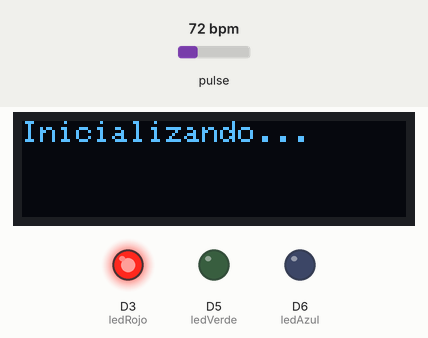
Simulated run of this sketch. Board: Arduino Nano 33 IoT. Shown: 128×32 one-colour display, output pins drawn as LEDs (lit = HIGH). Dashed ring = blinking. The test bench sets the inputs (shaded band); at power-on: pulse 72 bpm. Nothing arrives over Bluetooth unless stated; a phone connects over Bluetooth LE 3 s after start; what the sketch prints to the serial monitor is not drawn.

Above: at 2.1 s.
At 6.3 s:
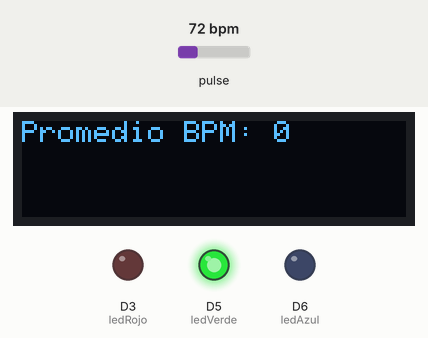
6.4 s: pulse set to 130 bpm
At 7.5 s:
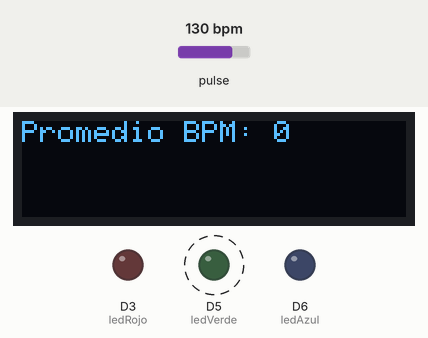
9.4 s: pulse set to 70 bpm
At 12.1 s:
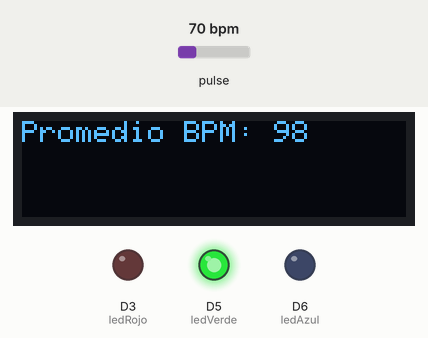
Timing chart, 0 to 13.6 s (numbered marks = the images above; inputs shaded):
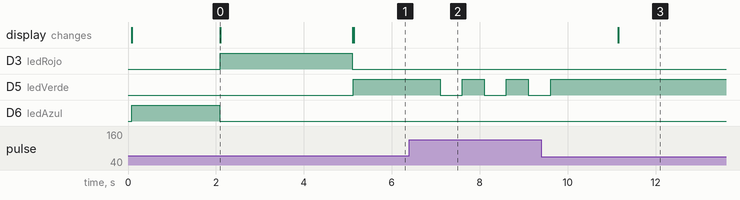

The sketch:

HeartRate_V2_BLE.ino
```cpp
#include "MAX30105.h"
#include "heartRate.h"
#include <SPI.h>
#include <Wire.h>
#include <ArduinoBLE.h>
#include <Adafruit_GFX.h>
#include <Adafruit_SSD1306.h>
#include <avr/dtostrf.h>

#define WIRE Wire
#define BLE_UUID_TEST_SERVICE            "9A48ECBA-2E92-082F-C079-9E75AAE428B1"
#define BLE_UUID_HEARTRATE               "2713"

BLEService testService (BLE_UUID_TEST_SERVICE);
BLEIntCharacteristic heartRate (BLE_UUID_HEARTRATE, BLERead | BLENotify);

MAX30105 particleSensor;
Adafruit_SSD1306 display = Adafruit_SSD1306(128, 32, &WIRE);

const int BLE_LED_PIN = LED_BUILTIN;
const byte RATE_SIZE = 4; //Increase this for more averaging. 4 is good.
byte rates[RATE_SIZE]; //Array of heart rates
byte rateSpot = 0;
long lastBeat = 0; //Time at which the last beat occurred

int ledRojo = 3;
int ledVerde = 5;
int ledAzul = 6;

float beatsPerMinute;
int beatAvg;

long blinkInterval = 0;
long prevBlink = 0;
bool power = false;

long printInterval = 5000;
long prevPrint = 0;

void connectBLE(){
  Serial.println("Starting BLE");
  if (!BLE.begin()) {
    Serial.println("BLE module failed!");
  // don't continue
    while (true);
  }
  display.clearDisplay();
  display.setCursor(0,0);
  display.println("Inicializando...");
  display.println("Inicializando BLE...");
  display.display();

  BLE.setDeviceName ("Arduino Heart Rate");
  BLE.setLocalName ("Arduino Heart Rate");
  BLE.setAdvertisedService (testService);

  testService.addCharacteristic (heartRate);

  BLE.addService (testService);
  heartRate.writeValue(0);

  BLE.advertise();

  digitalWrite( BLE_LED_PIN, HIGH );

  display.clearDisplay();
  display.setCursor(0,0);
  display.println("Inicializando...");
  display.println("BLE en Linea");
  display.display();
  analogWrite(ledAzul,255);
  delay(2000);
  analogWrite(ledAzul,0);
}

void setup()
{
  Serial.begin(115200);
  Serial.println("Initializing...");

  pinMode(ledRojo,OUTPUT);
  pinMode(ledVerde,OUTPUT);
  pinMode(ledAzul,OUTPUT);

  display.begin(SSD1306_SWITCHCAPVCC, 0x3C);

  Serial.println("OLED begun");

  display.clearDisplay();
  display.display();
  display.setTextSize(1);
  display.setTextColor(SSD1306_WHITE);
  display.setCursor(0,0);
  display.println("Inicializando...");
  display.display();

  // Initialize sensor
  if (!particleSensor.begin(Wire, I2C_SPEED_FAST)) //Use default I2C port, 400kHz speed
  {
    Serial.println("MAX30105 was not found. Please check wiring/power. ");
    while (1);
  }
  Serial.println("Place your index finger on the sensor with steady pressure.");

  particleSensor.setup(); //Configure sensor with default settings
  particleSensor.setPulseAmplitudeRed(0x0A); //Turn Red LED to low to indicate sensor is running
  particleSensor.setPulseAmplitudeGreen(0); //Turn off Green LED

  connectBLE();

  display.clearDisplay();
  display.setCursor(0,0);
  display.println("Inicializando...");
  display.display();

  analogWrite(ledRojo,255);
  delay(3000);
  analogWrite(ledRojo,0);
  display.clearDisplay();
  display.display();
  prevPrint = -5000;
}

void blink(){

  if(!power){
    analogWrite(ledRojo,0);
    analogWrite(ledVerde,255);
    analogWrite(ledAzul,0);
    power = true;
  }
  else{
    analogWrite(ledRojo,0);
    analogWrite(ledVerde,0);
    analogWrite(ledAzul,0);
    power = false;
  }
}

void loop()
{
  long irValue = particleSensor.getIR();

  BLEDevice central = BLE.central();

  if (checkForBeat(irValue) == true)
  {
    //We sensed a beat!
    long delta = millis() - lastBeat;
    lastBeat = millis();
    beatsPerMinute = 60 / (delta / 1000.0);

    if (beatsPerMinute < 255 && beatsPerMinute > 20)
    {
      rates[rateSpot++] = (byte)beatsPerMinute; //Store this reading in the array
      rateSpot %= RATE_SIZE; //Wrap variable

      //Take average of readings
      beatAvg = 0;
      for (byte x = 0 ; x < RATE_SIZE ; x++)
        beatAvg += rates[x];
      beatAvg /= RATE_SIZE;
    }
  }

  if(beatsPerMinute < 70){
    blinkInterval = 0;
  }
  else if(beatsPerMinute > 110){
    blinkInterval = 500;
  }
  else{
    blinkInterval = 1000;
  }

  if(irValue > 50000 ){
    if(beatsPerMinute == 0){
      analogWrite(ledRojo,255);
      analogWrite(ledVerde,50);
      analogWrite(ledAzul,0);
    }
    else{
      if(blinkInterval == 0){
        power = false;
        blink();
        prevBlink = millis();
      }
      else if((millis() - prevBlink) > blinkInterval){
        blink();
        prevBlink = millis();
      }
    }

  }
  else{
    analogWrite(ledRojo,0);
    analogWrite(ledVerde,0);
    analogWrite(ledAzul,0);
  }

  if(irValue > 50000){
    if((millis() - prevPrint) > printInterval){
      display.clearDisplay();
      display.setCursor(0,0);
      display.print("Promedio BPM: ");
      display.println(beatAvg);
      display.display();

      Serial.print( "Central RSSI: " );
      Serial.println( central.rssi() );
      delay(1000);
      prevPrint = millis();
      if(central.rssi() <= 0){
        heartRate.writeValue(beatAvg);
      }
      else{
        Serial.println("Device not Connected");
        delay(5000);
      }

    }
  }
  else{
    display.clearDisplay();
    display.setCursor(0,0);
    display.print("ERROR DEDO");
    display.display();
    prevPrint = -5000;
  }

  Serial.print("IR=");
  Serial.print(irValue);
  Serial.print(", BPM=");
  Serial.print(beatsPerMinute);
  Serial.print(", Avg BPM=");
  Serial.print(beatAvg);

  if (irValue < 50000)
    Serial.print(" No finger?");

  Serial.println();


}
```

License.ino
```cpp
// (licence header left out)

```

Measured:
- after the input at 9.4 s, D5 (ledVerde): goes on until 9.6 s, then stays HIGH; the display: changes after 1.7 s (image 3)
- by itself, D5 (ledVerde): alternates HIGH for 0.50 s and LOW for 0.50 s
- what the display in image 0 shows lasts 3.0 s, from 2.1 s to 5.1 s
